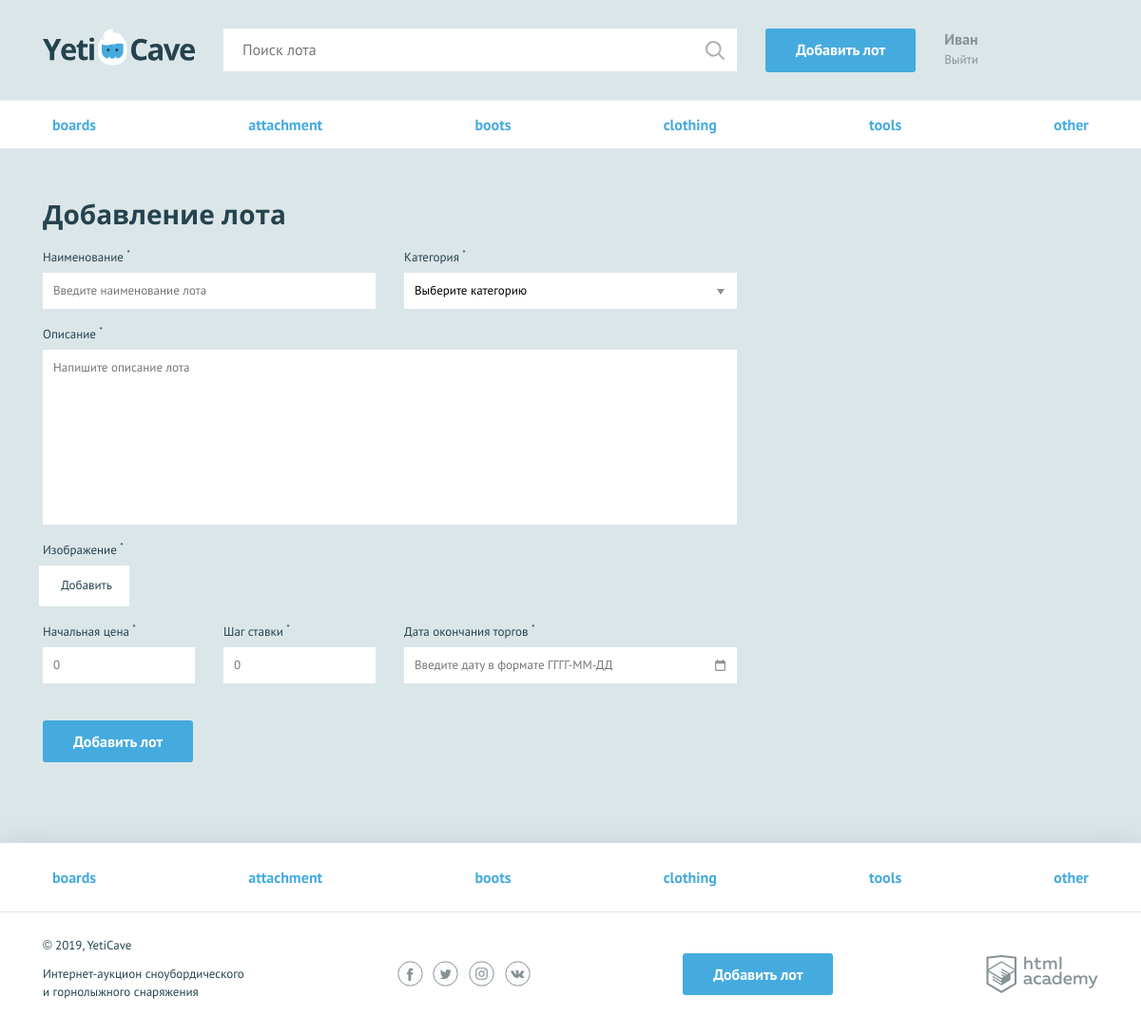
The page /add.php (signed in) on the database its author committed.
### tables this page shows
CREATE TABLE categories (
   id INT AUTO_INCREMENT PRIMARY KEY,
   character_code VARCHAR(128) UNIQUE,
   name_category VARCHAR(128) NOT NULL
);

### helpers.php (called while the page is built, shortened)
<?php
function include_template($name, array $data = []) {
    $name = 'templates/' . $name;
    extract($data);
    require $name;
    $result = ob_get_clean();
    return $result;
}

### functions/db.php (called while the page is built, shortened)
<?php
function get_categories($link)
{
  $sql_categories = 'SELECT * FROM categories';
  $result_categories = mysqli_query($link, $sql_categories);
  if ($result_categories) {
    return mysqli_fetch_all($result_categories, MYSQLI_ASSOC);
  } else {
    $error = mysqli_error($link);
    show_error($error);
  }
}

### common/init.php (called while the page is built, shortened)
<?php
require_once 'helpers.php';
require_once 'functions/db.php';
$db = require_once 'config/db.php';
$link = mysqli_connect($db['host'], $db['user'], $db['password'], $db['database']);
mysqli_set_charset($link, 'utf-8');
$categories = get_categories($link);

### templates/add-lot.php (the view, shortened to what this page needs)
<main>
  <nav class="nav">
    <ul class="nav__list container">
      <?php foreach ($categories as $category): ?>
      <li class="nav__item">
        <a href="all-lots.html"><?= $category['name_category'] ?></a>
      </li>
      <?php endforeach; ?>
    </ul>
  </nav>
  <form class="form form--add-lot container <?= isset($errors) ? 'form--invalid' : "" ?>" action="add.php" method="post" enctype="multipart/form-data">
    <h2>Добавление лота</h2>
    <div class="form__container-two">
      <div class="form__item <?= isset($errors["lot-name"]) ? "form__item--invalid" : ""; ?>">
        <label for="lot-name">Наименование <sup>*</sup></label>
        <input id="lot-name" type="text" name="lot-name" placeholder="Введите наименование лота">
      </div>
      <div class="form__item <?= isset($errors["category"]) ? "form__item--invalid" : ""; ?>">
        <label for="category">Категория <sup>*</sup></label>
        <select id="category" name="category">
          <option>Выберите категорию</option>
        </select>
      </div>
    </div>
    <div class="form__item form__item--wide <?= isset($errors["message"]) ? "form__item--invalid" : ""; ?>">
      <label for="message">Описание <sup>*</sup></label>
      <textarea id="message" name="message" placeholder="Напишите описание лота"></textarea>
    </div>
    <div class="form__item form__item--file <?= isset($errors["lot-image"]) ? "form__item--invalid" : ""; ?>">
      <label>Изображение <sup>*</sup></label>
      <div class="form__input-file">
        <label for="lot-img">
          Добавить
        </label>
      </div>
    </div>
    <div class="form__container-three">
      <div class="form__item form__item--small <?= isset($errors["lot-rate"]) ? "form__item--invalid" : ""; ?>">
        <label for="lot-rate">Начальная цена <sup>*</sup></label>
        <input id="lot-rate" type="text" name="lot-rate" placeholder="0">
      </div>
      <div class="form__item form__item--small <?= isset($errors["lot-step"]) ? "form__item--invalid" : ""; ?>">
        <label for="lot-step">Шаг ставки <sup>*</sup></label>
        <input id="lot-step" type="text" name="lot-step" placeholder="0">
      </div>
      <div class="form__item <?= isset($errors["lot-date"]) ? "form__item--invalid" : ""; ?>">
        <label for="lot-date">Дата окончания торгов <sup>*</sup></label>
        <input class="form__input-date" id="lot-date" type="text" name="lot-date" placeholder="Введите дату в формате ГГГГ-ММ-ДД">
      </div>
    </div>
    <button type="submit" class="button">Добавить лот</button>
  </form>
</main>

### templates/layout.php (shortened to what this page needs)
<!DOCTYPE html>
<html lang="ru">
<head>
  <link href="../css/normalize.min.css" rel="stylesheet">
  <link href="../css/style.css" rel="stylesheet">
</head>
<body>
<div class="page-wrapper">
  <header class="main-header">
    <div class="main-header__container container">
      <a class="main-header__logo" href="/">
        <img src="../img/logo.svg" width="160" height="39" alt="Логотип компании YetiCave">
      </a>
      <form class="main-header__search" method="get" action="../search.php" autocomplete="off">
        <input type="search" name="search" placeholder="Поиск лота">
        <input class="main-header__search-btn" type="submit" name="find" value="Найти">
      </form>
      <?php if (isset($_SESSION["user"])): ?>
        <a class="main-header__add-lot button" href="/add.php">Добавить лот</a>
      <?php endif; ?>
      <nav class="user-menu">
        <?php if (isset($_SESSION["user"])): ?>
          <div class="user-menu__logged">
            <p><?= $_SESSION["user"]["user_name"]; ?></p>
            <a href="/logout.php">Выйти</a>
          </div>
        <?php endif; ?>
      </nav>
    </div>
  </header>
  <?= $content; ?>
</div>
<footer class="main-footer">
  <nav class="nav">
    <ul class="nav__list container">
      <?php foreach ($categories as $category): ?>
      <li class="nav__item">
        <a href="pages/all-lots.html"><?= htmlspecialchars($category['name_category']); ?></a>
      </li>
      <?php endforeach; ?>
    </ul>
  </nav>
  <div class="main-footer__bottom container">
    <div class="main-footer__copyright">
      <p>© 2019, YetiCave</p>
      <p>Интернет-аукцион сноубордического и горнолыжного снаряжения</p>
    </div>
    <div class="main-footer__social social">
      <a class="social__link social__link--facebook" href="#">
      </a>
      <a class="social__link social__link--twitter" href="#">
      </a>
      <a class="social__link social__link--instagram" href="#">
      </a>
      <a class="social__link social__link--vkontakte" href="#">
      </a>
    </div>
    <a class="main-footer__add-lot button" href="add-lot.html">Добавить лот</a>
    <div class="main-footer__developed-by">
      <a class="logo-academy" href="https://htmlacademy.ru/intensive/php">
      </a>
    </div>
  </div>
</footer>
</body>
</html>

### rows shown on the page
categories: name_category "boards"
categories: name_category "attachment"
categories: name_category "boots"
categories: name_category "clothing"
categories: name_category "tools"
categories: name_category "other"

### other values the page prints
$_SESSION["user"]["user_name"] "Иван"
